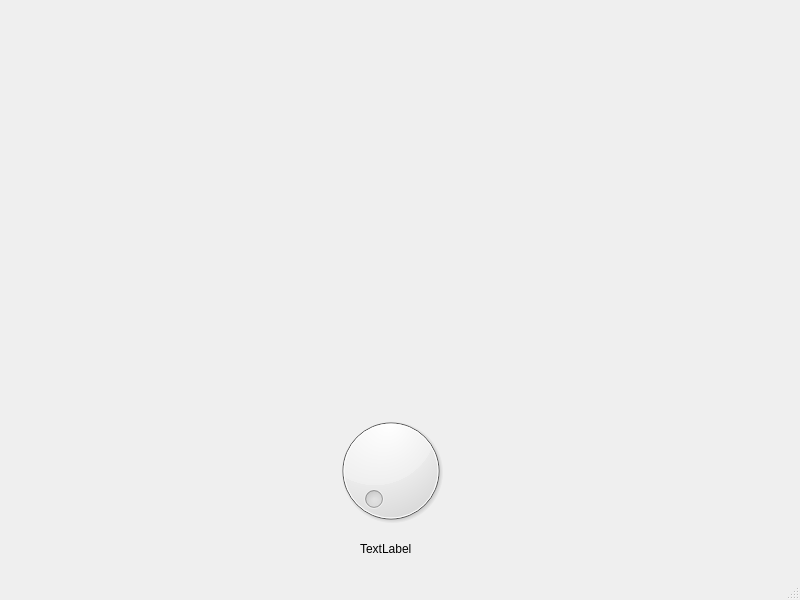
<?xml version="1.0" encoding="UTF-8"?>
<ui version="4.0">
 <class>MainWindow</class>
 <widget class="QMainWindow" name="MainWindow">
  <property name="geometry">
   <rect>
    <x>0</x>
    <y>0</y>
    <width>800</width>
    <height>600</height>
   </rect>
  </property>
  <property name="windowTitle">
   <string>MainWindow</string>
  </property>
  <widget class="QWidget" name="centralwidget">
   <widget class="QDial" name="dial">
    <property name="geometry">
     <rect>
      <x>310</x>
      <y>410</y>
      <width>161</width>
      <height>121</height>
     </rect>
    </property>
    <property name="maximum">
     <number>360</number>
    </property>
   </widget>
   <widget class="QLabel" name="label">
    <property name="geometry">
     <rect>
      <x>360</x>
      <y>540</y>
      <width>64</width>
      <height>17</height>
     </rect>
    </property>
    <property name="text">
     <string>TextLabel</string>
    </property>
   </widget>
  </widget>
  <widget class="QStatusBar" name="statusbar"/>
 </widget>
 <resources/>
 <connections>
  <connection>
   <sender>dial</sender>
   <signal>valueChanged(int)</signal>
   <receiver>label</receiver>
   <slot>setNum(int)</slot>
   <hints>
    <hint type="sourcelabel">
     <x>610</x>
     <y>420</y>
    </hint>
    <hint type="destinationlabel">
     <x>611</x>
     <y>498</y>
    </hint>
   </hints>
  </connection>
 </connections>
</ui>
